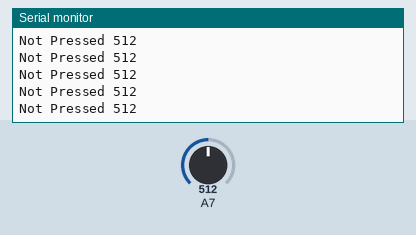
A sketch run on a simulated Arduino Uno, built with avr-gcc and run on an emulated ATmega328P. Shown: the last lines printed to the serial monitor. Inputs (shaded band) come from the test bench; at power-on: A7 = 512.

Above: at 1.2 s.
1.3 s: A7 set to 111
At 1.33 s:
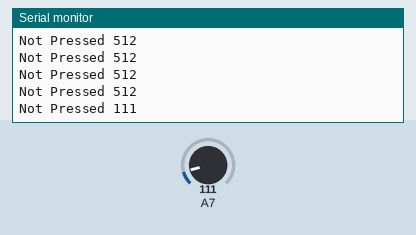
4.3 s: A7 set to 95
At 4.36 s:
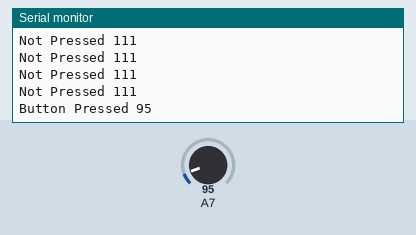

Measured:
- the behaviour switches between 100 and 99 on A7 (found by bisection; images 1 and 2)
- after the input at 1.3 s, the serial monitor: prints a new line at once (image 1)
- after the input at 4.3 s, the serial monitor: prints a new line at once (image 2)

The sketch:

mBotButtonTest.ino
```cpp
/**
 * @file    mBotButtonTest.ino
 * @author  Evan Genuise
 * @version V1.0.0
 * @date    11/5/2018
 * @brief   Description: This file is used to test the on-board button on mBot
 */

#include <MeMCore.h>

void setup()
{
  Serial.begin(9600); // Initialize serial communication
  pinMode(7, INPUT);  // Define button pin as input
}

void loop() {
  if (analogRead(7) < 100){
  Serial.print("Button Pressed ");
  }else{
  Serial.print("Not Pressed ");
  }
  Serial.println(analogRead(7));
  delay(50);
}
```
